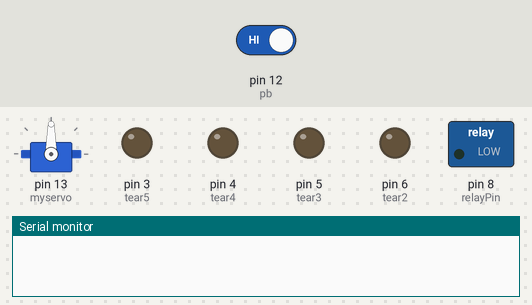
Bench run of a sketch on a simulated Arduino Uno, built with avr-gcc and run on an emulated ATmega328P. On the bench: servo, switched loads named in the sketch (green lamp = pin HIGH), output pins drawn as LEDs (lit = HIGH), the last lines printed to the serial monitor. Dashed ring = blinking. Inputs (shaded band) come from the test bench; at power-on: pin 12 (pb) HIGH. Random numbers use the default seed unless the sketch sets one.

Above: at 1.2 s.
1.3 s: pin 12 (pb) driven LOW
At 2.5 s:
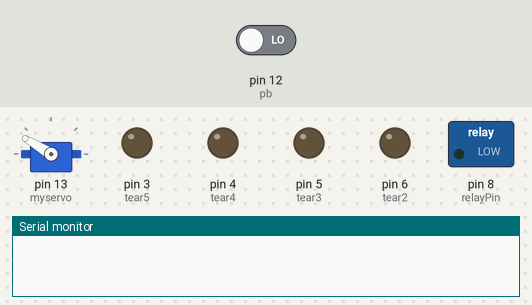
4.3 s: pin 12 (pb) driven HIGH
6.7 s: pin 12 (pb) driven LOW
At 31.56 s:
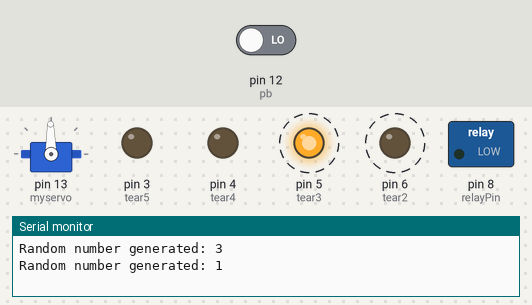
At 32.2 s:
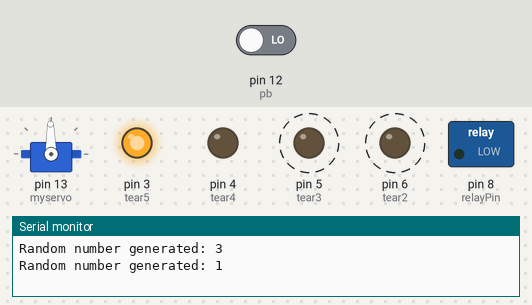
Timing chart, 0 to 32.9 s (numbered marks = the images above; inputs shaded):
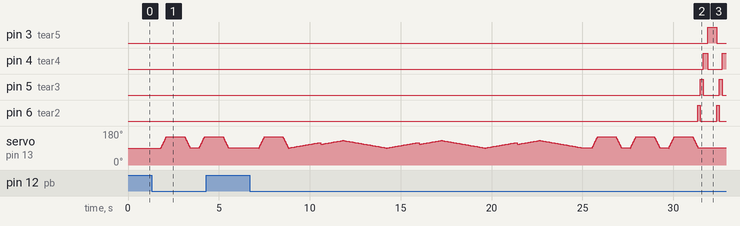

The sketch:

final.ino
```cpp
#include <Servo.h>

Servo myservo;  // 建立SERVO物件
int pb = 12;
int relayPin = 8;  // 繼電器控制引腳
int tear2 = 6;
int tear3 = 5;
int tear4 = 4;
int tear5 = 3;


void setup() {
  myservo.attach(13);  // 設定要將伺服馬達接到哪一個PIN腳
  pinMode(pb, INPUT);
  pinMode(relayPin, OUTPUT);  // 設置繼電器控制引腳為輸出
  pinMode(tear2, OUTPUT);
  pinMode(tear3, OUTPUT);
  pinMode(tear4, OUTPUT);
  pinMode(tear5, OUTPUT);
  Serial.begin(9600); // 初始化串口通信，便於調試
}


int time = 0;
void loop() {
  int i = 0;
  if (digitalRead(pb) == LOW){
    i = 1;
    time += 1;
    delay(500);

  }
  if (i == 1){
    for (int i = 90; i < 150; i++){
        myservo.write(i);
        delay(5);
    }
    delay(1000);
    for (int i = 150; i > 90; i--){
      myservo.write(i);
      delay(5);
    }
    i = 0;
  }
  if(time % 3 == 0 && time != 0){
    int num = random(4);
    Serial.print("Random number generated: ");
    Serial.println(num);
    switch (num){
      case 2: // 生氣
        digitalWrite(relayPin, HIGH); // 啟動繼電器
        delay(5000);                  // 運行2秒
        digitalWrite(relayPin, LOW);  // 停止繼電器
        delay(500);
        break;
      case 3: //打呼
        for (int k = 0; k <3; k++){
        for (int i = 90; i < 120; i++){
          myservo.write(i);
          delay(60);
        }
        for (int i = 120; i < 110; i++){
            myservo.write(i);
            delay(60);
        }
        for (int i = 110; i < 130; i++){
            myservo.write(i);
            delay(60);
        }
        for (int i = 130; i > 90; i--){
            myservo.write(i);
            delay(60);
        }
      }
      break;
      case 1: //流淚
        int t = 500;
        for (int j = 0; j < 5; j++){
          for (int i = 3; i >=0 ; i--){
            digitalWrite(i+3,HIGH);
            delay(t/(i+1));
            digitalWrite(i+3,LOW);
          }
        }
        break;
      }
  time = 0;
  }
}
```

Measured:
- after the input at 6.7 s, pin 3 (tear5): LOW → HIGH after 25.2 s, → LOW 0.50 s later; pin 4 (tear4): LOW → HIGH after 24.9 s, → LOW 0.25 s later, → HIGH 0.79 s later; pin 5 (tear3): alternates HIGH for 0.17 s and LOW for 0.88 s, starting after 24.8 s; pin 6 (tear2): alternates HIGH for 0.13 s and LOW for 0.92 s, starting after 24.7 s
